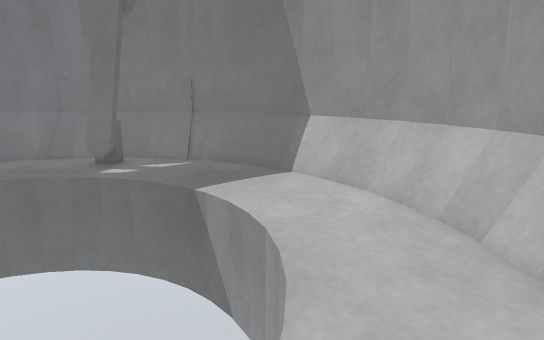
View 1 (above)

16 first-person views from a walk through a Gazebo world. The camera is 0.16 m above the floor, tilts 12° down and sees 75° across. The floor is counted in squares, 0.05 m on a side. Each view is taken from the middle of a square. On the plan, view 1 faces up. The plan holds only what a view shows up to about 20 squares ahead; the rest is blank. The place goes on beyond the plan.

View 2
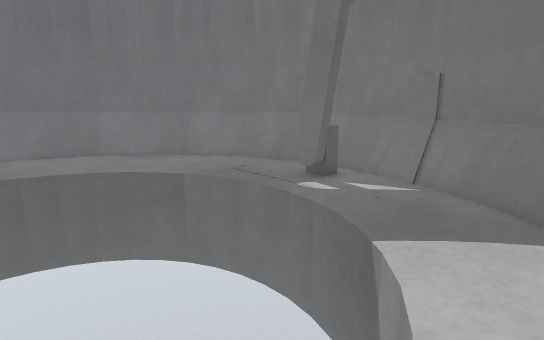

View 3
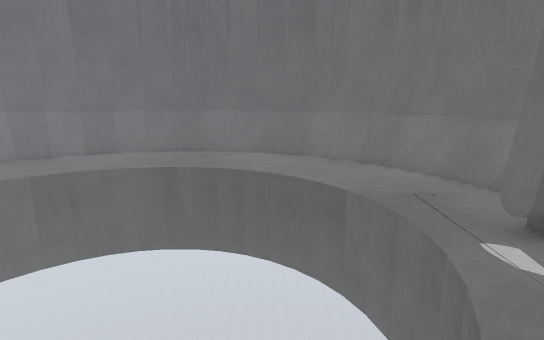

View 4
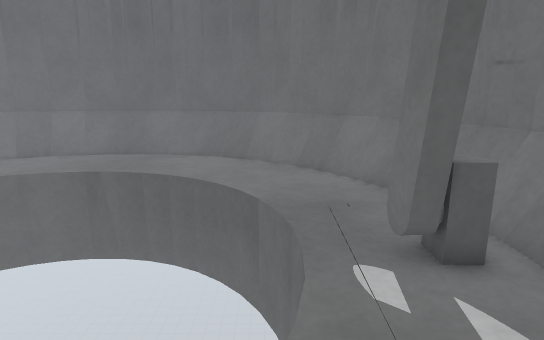

View 5
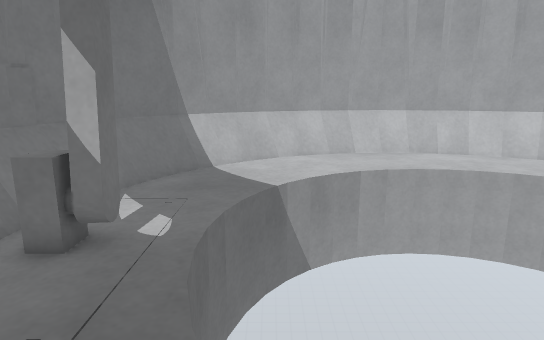

View 6
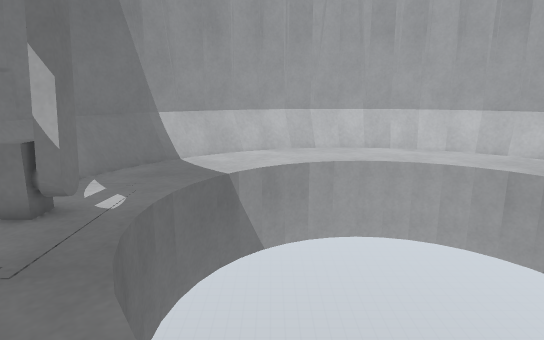

View 7
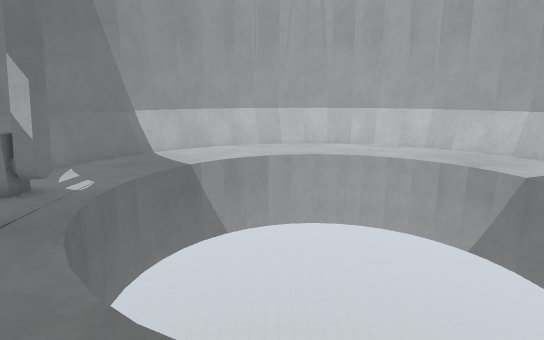

View 8
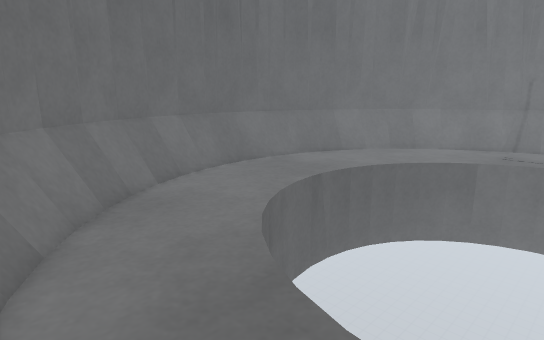

View 9
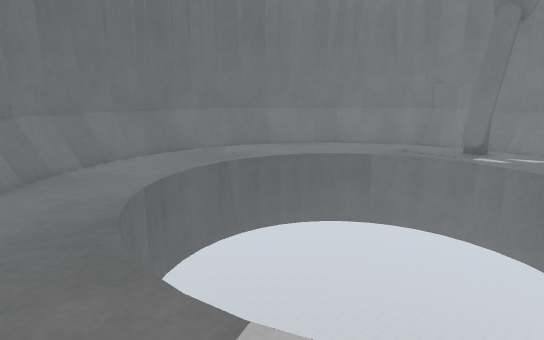

View 10
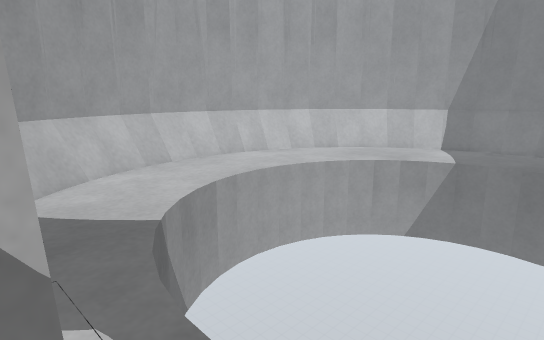

View 11
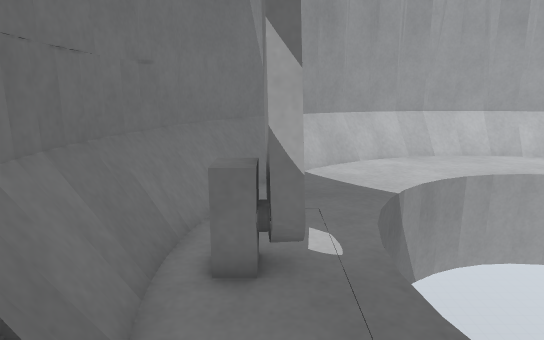

View 12
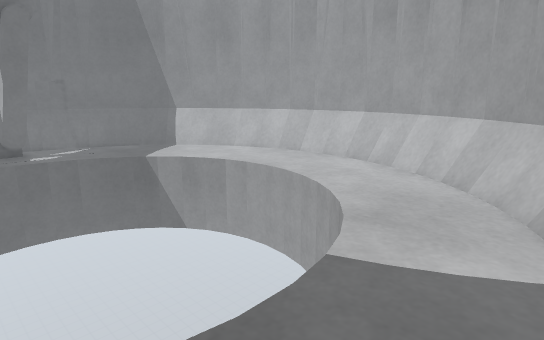

View 13
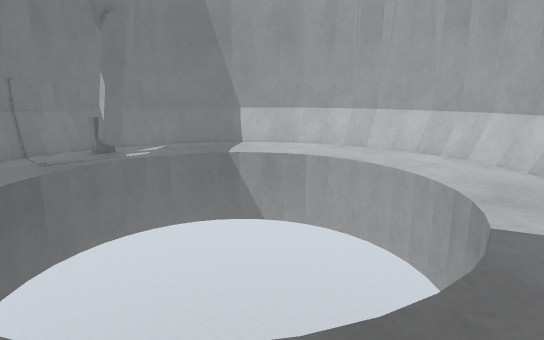

View 14
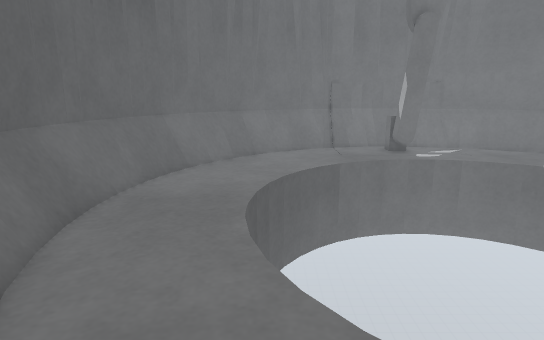

View 15
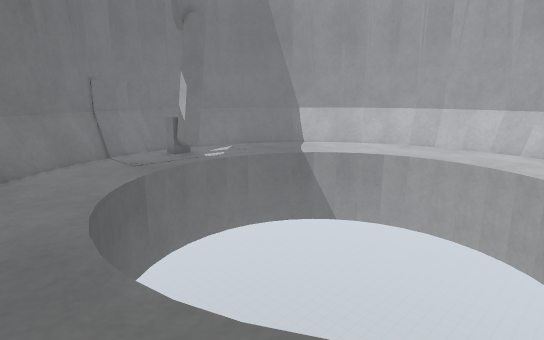

View 16
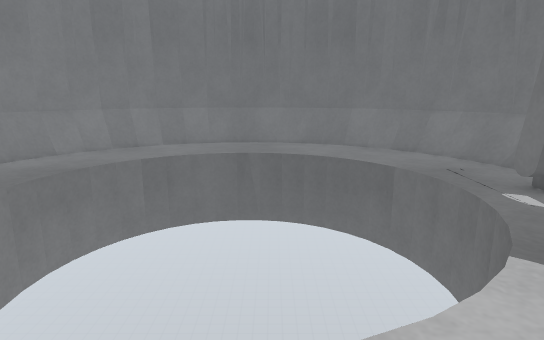

### Floor plan
Key: @ floor where view 1 was taken; # wall or solid block; . floor; = window, fence, low wall or low ledge; v drop or lower ground; O other object.
Columns run from 21 left of view 1 to 6 right of it. Each row starts with its distance up from view 1.
 20            OOOOO##
 19         ##OOOOOOO##
 18       ###=OO   OO=####
 17     ###==..  OO   ==###
 16    ###=....  OO  ...==##
 15   ###=................=##
 14   ##=..................=##
 13  ##=......vvv  vv.......=##
 12 ##=......v       vv.....=##
 11 ##=.....v          v.....=#
 10 #=.....v            v....=##
  9 #=....v             v.....=#
  8 #=....v              v....=#
  7 ##....               v....=#
  6 #.....               v....=#
  5 #.....               v....=#
  4 ##....v              v....=#
  3 #=....v              v....=#
  2 #=....v             v....###
  1 #=.....v           vv....=##
  0 ##=.....v         vv.@...=#
 -1  #=......vv      vv.....=##
 -2  ##=.......vvvvvv......=##
 -3   ##=.................==##
 -4    ##=...............==##
 -5     ##==...  .......=###
 -6      ###= .  ....   ###
 -7       ##     ===
 -8              ==#

Positions as (right, up) in squares from view 1, and headings:
1: (0, 0), facing up
2: (1, 5), facing up-left
3: (0, 10), facing left
4: (-1, 13), facing left
5: (-15, 12), facing right
6: (-17, 10), facing right
7: (-19, 8), facing right
8: (-7, -6), facing up-left
9: (-2, -5), facing up-left
10: (-11, 16), facing down-right
11: (-14, 16), facing right
12: (-11, -6), facing up-right
13: (-15, -4), facing up-right
14: (-15, -4), facing up
15: (-18, -1), facing up-right
16: (4, 7), facing left
